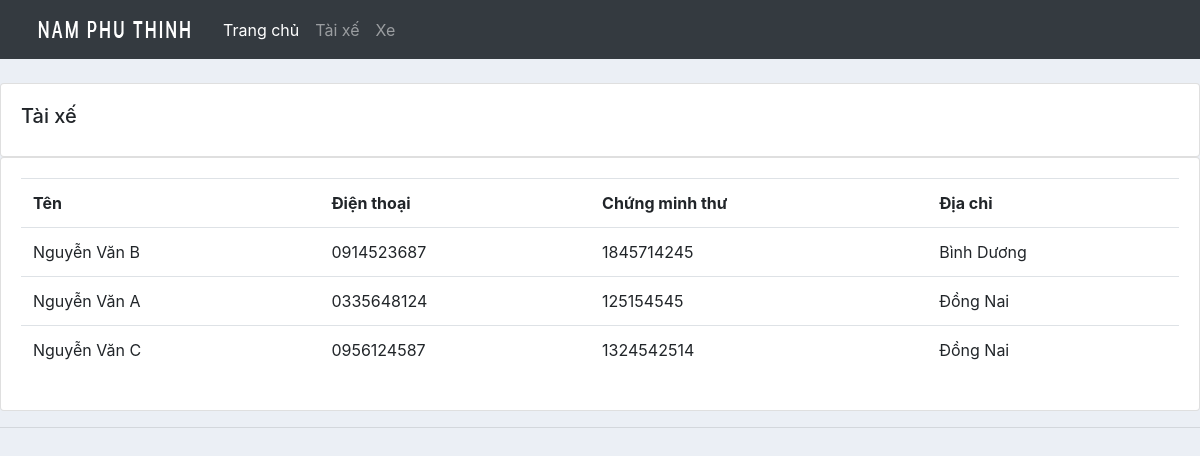
/driver/, run on the app's committed database.
### transport/models.py (models this page shows, shortened)
class Driver(models.Model):
    fullname = models.CharField(max_length=200, null=True, verbose_name=_('fullname'))
    phone = models.CharField(max_length=200, null=True, verbose_name=_('phone'))
    identity = models.CharField(max_length=200, null=True, verbose_name=_('identity'))
    address = models.CharField(max_length=200, null=True, verbose_name=_('address'))
    class Meta:
        verbose_name = _('Driver')
        verbose_name_plural = _('Drivers')

### transport/views.py (the view)
# urls.py: path('driver/', views.driver, name='driver'),
def driver(request):
    driver_items = Driver.objects.all()
    return render(request, 'transport/driver.html', {'drivers': driver_items})

### transport/templates/transport/driver.html
{% extends 'transport/main.html' %}
{% block content%}
<br>
<div class="row">
    <div class="col-md">
        <div class="card card-body">
            <h5>Tài xế</h5>
        </div>
        <div class="card card-body">
            <table class="table">
                <tr>
                    <th>Tên</th>
                    <th>Điện thoại</th>
                    <th>Chứng minh thư</th>
                    <th>Địa chỉ</th>
                </tr>
                {% for i in drivers%}
                <tr>
                    <td> {{i.fullname}} </td>
                    <td> {{i.phone}} </td>
                    <td> {{i.identity}} </td>
                    <td> {{i.address}} </td>
                </tr>
                {% endfor %}
            </table>
        </div>
    </div>
</div>
{% endblock %}

### static/css/main.css (style rules this page uses)
body { background-color: #ebeff5; }

### data on the page
Driver: fullname "Nguyễn Văn B", phone "0914523687", identity "1845714245", address "Bình Dương"
Driver: fullname "Nguyễn Văn A", phone "0335648124", identity "125154545", address "Đồng Nai"
Driver: fullname "Nguyễn Văn C", phone "0956124587", identity "1324542514", address "Đồng Nai"
